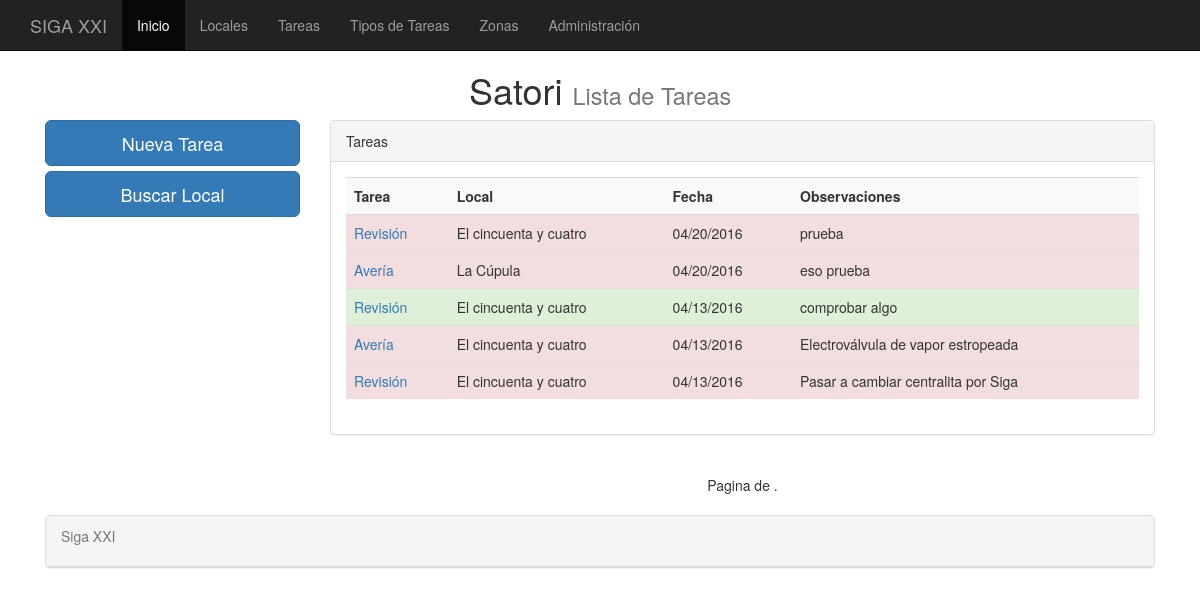
Page /tareas/ on the earlier database version.
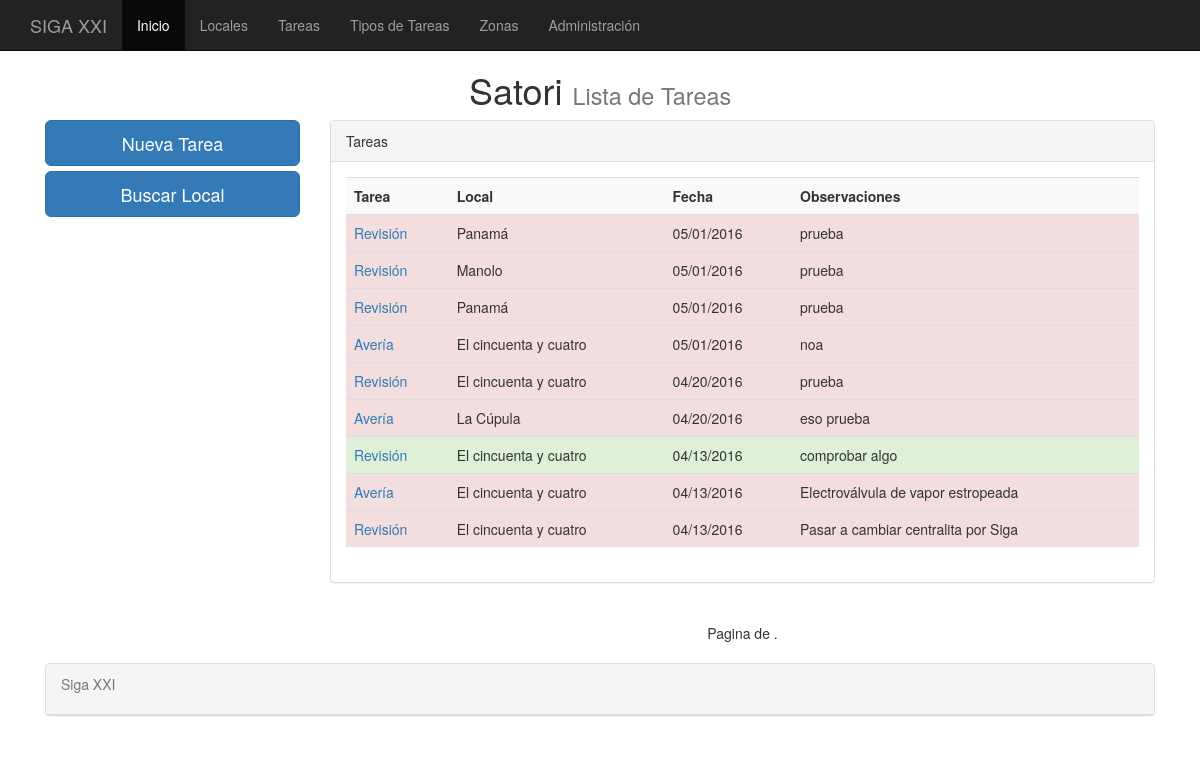
Same page on the later database version.
### cafe/models.py (models this page shows, shortened)
class tareas(models.Model):
    tarea = models.ForeignKey(tipos_tareas, default=None, null=True, blank=True)
    local = models.ForeignKey(locales, default=None, null=True, blank=True)
    fecha = models.DateTimeField(default=datetime.now, blank=True)
    completada = models.BooleanField(null=False, blank=True, default=False)
    observaciones = models.TextField(default=None, null=True)
    class Meta:
	    verbose_name_plural = "tareas"

class tipos_tareas(models.Model):
	tipo = models.CharField(max_length=75)
	class Meta:
		verbose_name_plural = "Tipos_tareas"
	def __unicode__(self):
		return self.tipo

class locales(models.Model):
    local = models.CharField(max_length=75)
    telefono = models.CharField(max_length=15)
    movil = models.CharField(max_length=15)
    correo = models.EmailField()
    contacto = models.CharField(max_length=75)
    direccion = models.CharField(max_length=100)
    codigo_postal = models.CharField(max_length=7)
    poblacion = models.CharField(max_length=100)
    zona = models.ForeignKey(zonas, default=None, null=True, blank=True)
    maquina = models.CharField(max_length=100)
    modelo = models.CharField(max_length=100)
    centralita = models.CharField(max_length=100)
    fecha_alta = models.DateTimeField(default=datetime.now, blank=True)
    fecha_ultima = models.DateTimeField(default=datetime.now, blank=True)
    es_siga = models.BooleanField(null=False, blank=True)
    observaciones = models.TextField(default=None, null=True)
    class Meta:
	    verbose_name_plural = "locales"
    def __unicode__(self):
    	return self.local

### cafe/views.py (the view)
# urls.py: url(r'^tareas/', ListaTareas.as_view(), name='ListaTareas'),
class ListaTareas(ListView):
	queryset = tareas.objects.order_by('-fecha')
	context_object_name = 'tareas'
	paginated_by = 8

### templates/cafe/tareas_list.html (shortened to what this page needs)
{% extends "base.html" %}
{%   load   staticfiles   %}
{% block titulo %}
Lista de Tareas
{% endblock %}
{% block content %}
<row>
	<div class="col-md-3">
		<a href="/tareas_agregar" class="btn btn-primary btn-lg btn-block">Nueva Tarea</a>
		<a href="/pacientes_buscar" class="btn btn-primary btn-lg btn-block">Buscar Local</a>
	</div>
	<div class="col-md-9" >
		<div class="panel panel-default">
			<div class="panel-heading">Tareas</div>
			<div class ="panel-body">
				{% if object_list %}
				<div class="table-responsive">
				<table class="table table-striped">
					<th>Tarea</th>
					<th>Local</th>
					<th>Fecha</th>
					<th>Observaciones</th>
          			{% for tareas  in object_list %}
          				{% if tareas.completada %}
							<tr class="success">
						{% else %}
							<tr class="danger">
						{% endif %}
								<td><a href="/tareas_detalle/{{tareas.id}}/"><spam class="text text-primary">{{ tareas.tarea}}</spam></a></td>
								<td>{{ tareas.local }}</td>
								<td>{{ tareas.fecha | date:"SHORT_DATE_FORMAT"  }}</td>
								<td>{{ tareas.observaciones }}</td>
							</tr>
					{% endfor %}
				  </table>
				</div>
		    {% else %}
        	<p class="text-warning">No hay tareas.</p>
        {% endif %}
			</div>
		</div>
	</div>
</row>
<row>
	<div class="col-md-9 col-md-offset-3">
		<nav>
			<ul class="pager">
				<li> Pagina {{ page_obj.number }} de {{ paginator.num_pages }}.</li>
			</ul>
		</nav>
	</div>
</row>
{% endblock %}

### templates/base.html (shortened to what this page needs)
{%   load   staticfiles   %}
<!DOCTYPE html>
<html lang="en">
<head>
	<link href="{% static 'css/bootstrap.min.css' %}" rel="stylesheet">
</head>
<body style="padding-top:50px;">
	<nav class="navbar navbar-inverse navbar-fixed-top">
		<div class="container">
			<div class="navbar-header">
				<a class="navbar-brand" href="#">SIGA XXI</a>
			</div>
			<div id="navbar" class="collapse navbar-collapse">
				<ul class="nav navbar-nav">
					<li class="active"><a href="/">Inicio</a></li>
					<li><a href="/locales">Locales</a></li>
					<li><a href="/tareas">Tareas</a></li>
					<li><a href="#about">Tipos de Tareas</a></li>
					<li><a href="/zonas">Zonas</a></li>
					<li><a href="/admin">Administración</a></li>
				</ul>
			</div>
		</div>
	</nav>
	<div class="container">
		<row>
			<div class="col-md-12">
				<h1 class="h1 h1-primary text-center">Satori <small>{% block titulo %} {%endblock %}</small></h1>
			</div>
		</row>
		{% block content %} {% endblock %}
	</div>
	<div class="container">
		<row>
			<div class="col-md-12" >
				<div class="panel panel-default">
					<div class="panel-heading">
						<p class="text-muted">Siga XXI</p>
					</div>
				</div>
			</div>
		</row>
	</div>
</body>
</html>

Differences in the rows shown:
added tareas: tarea "Revisión", local "Panamá", fecha "05/01/2016", observaciones "prueba"
added tareas: tarea "Revisión", local "Manolo", fecha "05/01/2016", observaciones "prueba"
added tareas: tarea "Revisión", local "Panamá", fecha "05/01/2016", observaciones "prueba"
added tareas: tarea "Avería", local "El cincuenta y cuatro", fecha "05/01/2016", observaciones "noa"
